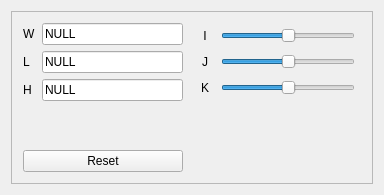
<?xml version="1.0" encoding="UTF-8"?>
<ui version="4.0" stdsetdef="1">
  <author></author>
  <comment></comment>
  <exportmacro></exportmacro>
  <class>bsCuttingBoxWidget</class>
  <widget class="QWidget" name="bsCuttingBoxWidget">
    <property name="geometry">
      <rect>
        <x>0</x>
        <y>0</y>
        <width>384</width>
        <height>195</height>
      </rect>
    </property>
    <property name="windowTitle">
      <string>Cutting Box Tool</string>
    </property>
    <layout class="QHBoxLayout">
      <property name="margin">
        <number>11</number>
      </property>
      <property name="spacing">
        <number>6</number>
      </property>
      <item>
        <widget class="QFrame" name="Frame3">
          <property name="frameShape">
            <enum>QFrame::StyledPanel</enum>
          </property>
          <property name="frameShadow">
            <enum>QFrame::Raised</enum>
          </property>
          <layout class="QGridLayout">
            <property name="margin">
              <number>11</number>
            </property>
            <property name="spacing">
              <number>6</number>
            </property>
            <item row="0" column="2">
              <layout class="QVBoxLayout">
                <property name="margin">
                  <number>0</number>
                </property>
                <property name="spacing">
                  <number>6</number>
                </property>
                <item>
                  <layout class="QHBoxLayout">
                    <property name="margin">
                      <number>0</number>
                    </property>
                    <property name="spacing">
                      <number>6</number>
                    </property>
                    <item>
                      <widget class="QLabel" name="m_label_i">
                        <property name="minimumSize">
                          <size>
                            <width>20</width>
                            <height>0</height>
                          </size>
                        </property>
                        <property name="text">
                          <string>I</string>
                        </property>
                        <property name="alignment">
                          <set>Qt::AlignCenter</set>
                        </property>
                        <property name="wordWrap">
                          <bool>false</bool>
                        </property>
                      </widget>
                    </item>
                    <item>
                      <widget class="QSlider" name="m_slider_i">
                        <property name="minimum">
                          <number>-100</number>
                        </property>
                        <property name="maximum">
                          <number>100</number>
                        </property>
                        <property name="orientation">
                          <enum>Qt::Horizontal</enum>
                        </property>
                      </widget>
                    </item>
                  </layout>
                </item>
                <item>
                  <layout class="QHBoxLayout">
                    <property name="margin">
                      <number>0</number>
                    </property>
                    <property name="spacing">
                      <number>6</number>
                    </property>
                    <item>
                      <widget class="QLabel" name="m_label_j">
                        <property name="minimumSize">
                          <size>
                            <width>20</width>
                            <height>0</height>
                          </size>
                        </property>
                        <property name="text">
                          <string>J</string>
                        </property>
                        <property name="alignment">
                          <set>Qt::AlignCenter</set>
                        </property>
                        <property name="wordWrap">
                          <bool>false</bool>
                        </property>
                      </widget>
                    </item>
                    <item>
                      <widget class="QSlider" name="m_slider_j">
                        <property name="minimum">
                          <number>-100</number>
                        </property>
                        <property name="maximum">
                          <number>100</number>
                        </property>
                        <property name="orientation">
                          <enum>Qt::Horizontal</enum>
                        </property>
                      </widget>
                    </item>
                  </layout>
                </item>
                <item>
                  <layout class="QHBoxLayout">
                    <property name="margin">
                      <number>0</number>
                    </property>
                    <property name="spacing">
                      <number>6</number>
                    </property>
                    <item>
                      <widget class="QLabel" name="m_label_k">
                        <property name="minimumSize">
                          <size>
                            <width>20</width>
                            <height>0</height>
                          </size>
                        </property>
                        <property name="text">
                          <string>K</string>
                        </property>
                        <property name="alignment">
                          <set>Qt::AlignCenter</set>
                        </property>
                        <property name="wordWrap">
                          <bool>false</bool>
                        </property>
                      </widget>
                    </item>
                    <item>
                      <widget class="QSlider" name="m_slider_k">
                        <property name="minimum">
                          <number>-100</number>
                        </property>
                        <property name="maximum">
                          <number>100</number>
                        </property>
                        <property name="orientation">
                          <enum>Qt::Horizontal</enum>
                        </property>
                      </widget>
                    </item>
                  </layout>
                </item>
              </layout>
            </item>
            <item row="0" column="0">
              <layout class="QGridLayout">
                <property name="margin">
                  <number>0</number>
                </property>
                <property name="spacing">
                  <number>6</number>
                </property>
                <item row="1" column="0">
                  <widget class="QLabel" name="m_label_02">
                    <property name="text">
                      <string>L</string>
                    </property>
                    <property name="wordWrap">
                      <bool>false</bool>
                    </property>
                  </widget>
                </item>
                <item row="2" column="0">
                  <widget class="QLabel" name="m_label_03">
                    <property name="text">
                      <string>H</string>
                    </property>
                    <property name="wordWrap">
                      <bool>false</bool>
                    </property>
                  </widget>
                </item>
                <item row="1" column="1">
                  <widget class="QLineEdit" name="m_l">
                    <property name="focusPolicy">
                      <enum>Qt::ClickFocus</enum>
                    </property>
                    <property name="text">
                      <string>NULL</string>
                    </property>
                  </widget>
                </item>
                <item row="2" column="1">
                  <widget class="QLineEdit" name="m_h">
                    <property name="focusPolicy">
                      <enum>Qt::ClickFocus</enum>
                    </property>
                    <property name="text">
                      <string>NULL</string>
                    </property>
                  </widget>
                </item>
                <item row="0" column="0">
                  <widget class="QLabel" name="m_label_01">
                    <property name="text">
                      <string>W</string>
                    </property>
                    <property name="wordWrap">
                      <bool>false</bool>
                    </property>
                  </widget>
                </item>
                <item row="0" column="1">
                  <widget class="QLineEdit" name="m_w">
                    <property name="enabled">
                      <bool>true</bool>
                    </property>
                    <property name="focusPolicy">
                      <enum>Qt::ClickFocus</enum>
                    </property>
                    <property name="text">
                      <string>NULL</string>
                    </property>
                  </widget>
                </item>
              </layout>
            </item>
            <item row="2" column="0">
              <widget class="QPushButton" name="m_reset_button">
                <property name="text">
                  <string>Reset</string>
                </property>
              </widget>
            </item>
            <item row="1" column="0" rowspan="1" colspan="4">
              <widget class="Line" name="Line4"/>
            </item>
            <item row="0" column="1">
              <widget class="Line" name="Line5"/>
            </item>
          </layout>
        </widget>
      </item>
    </layout>
  </widget>
  <pixmapfunction>qPixmapFromMimeSource</pixmapfunction>
</ui>
